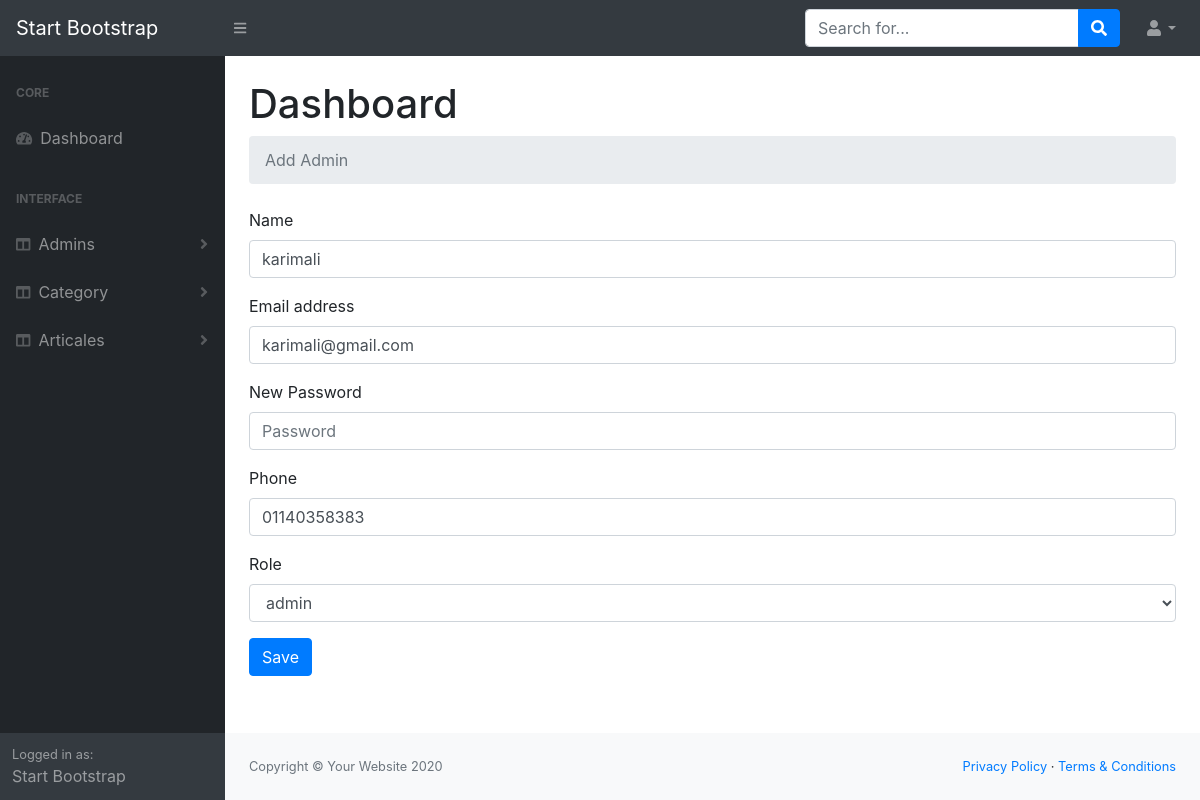
Page /Admin/Admins/edit.php?id=3 (signed in) on the committed database.
### tables this page shows
CREATE TABLE `users` (
  `id` int(11) NOT NULL,
  `name` char(50) NOT NULL,
  `email` char(50) NOT NULL,
  `password` char(60) NOT NULL,
  `phone` char(50) NOT NULL,
  `role_id` int(11) NOT NULL
);

CREATE TABLE `roles` (
  `id` int(11) NOT NULL,
  `title` char(50) NOT NULL
);

### Admin/Admins/edit.php (the view, shortened to what this page needs)
<?php
require '../helpers/dbConnection.php';
require '../helpers/helpers.php';
$sql = "select * from roles";
$select_op  = mysqli_query($con,$sql);
$id = sanitize($_GET['id'],1);
$sql = "select * from users where id=".$id;
$op  = mysqli_query($con,$sql);
$data = mysqli_fetch_assoc($op);
 require '../Layouts/header.php';
 require '../Layouts/topNav.php';
?>
<div id="layoutSidenav">
    <?php
    require '../Layouts/sidNav.php';
 ?>
    <div id="layoutSidenav_content">
        <main>
            <div class="container-fluid">
                <h1 class="mt-4">Dashboard </h1>
                <ol class="breadcrumb mb-4">
                    <li class="breadcrumb-item active">
                    </li>
                </ol>
                <form method="post" action="edit.php?id=<?php echo $data['id'];?>"
                    enctype="multipart/form-data">
                    <div class="form-group">
                        <label for="exampleInputEmail1">Name</label>
                        <input type="text" name="name" value="<?php echo $data['name'];?>" class="form-control" id="exampleInputName" aria-describedby=""
                            placeholder="Enter Name">
                    </div>
                    <div class="form-group">
                        <label for="exampleInputEmail1">Email address</label>
                        <input type="email" name="email"  value="<?php echo $data['email'];?>"  class="form-control" id="exampleInputEmail1"
                            aria-describedby="emailHelp" placeholder="Enter email">
                    </div>
                    <div class="form-group">
                        <label for="exampleInputPassword1">New Password</label>
                        <input type="password" name="password" class="form-control" id="exampleInputPassword1"
                            placeholder="Password">
                    </div>
                    <div class="form-group">
                        <label for="exampleInputPassword1">Phone</label>
                        <input type="txt" name="phone" value="<?php echo $data['phone'];?>" class="form-control" id="exampleInputPassword1"
                            placeholder="Phone">
                    </div>
                    <div class="form-group">
                        <label for="exampleInputPassword1">Role</label>
                        <select name="role_id" class="form-control">
                            <?php while($result = mysqli_fetch_assoc($select_op)){?>
                            <option value="<?php echo $result['id'];?>" <?php if($data['role_id'] == $result['id']){ echo 'selected';} ?>><?php echo $result['title'];?></option>
                            <?php }?>
                        </select>
                    </div>
                    <button type="submit" class="btn btn-primary">Save</button>
                </form>
            </div>
        </main>
        <?php
  require '../Layouts/footer.php';
?>

### rows in the picture
users: name "karimali", email "karimali@gmail.com", phone "01140358383", role_id "admin"

### other values in the picture
$value "Admins"
$value "Category"
$value "Articales"
$txt "Add Admin"
